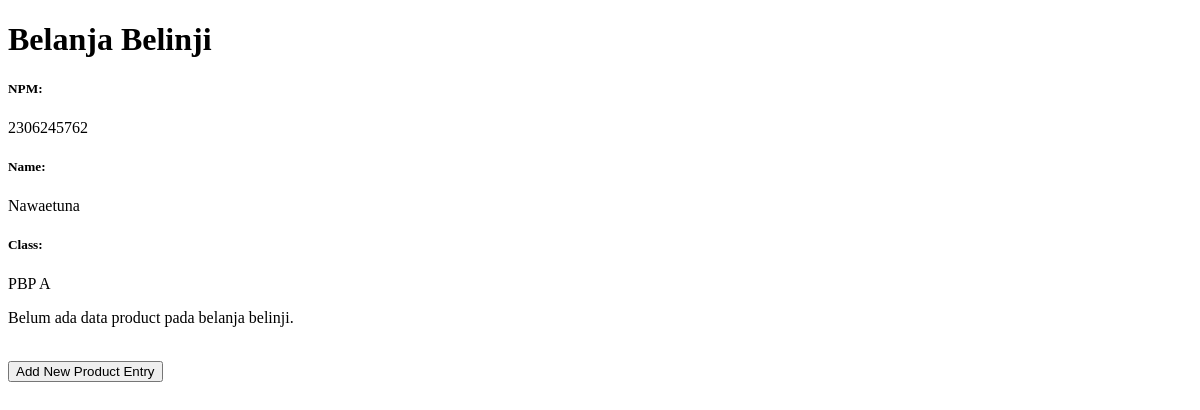
Before: / with the older database file.
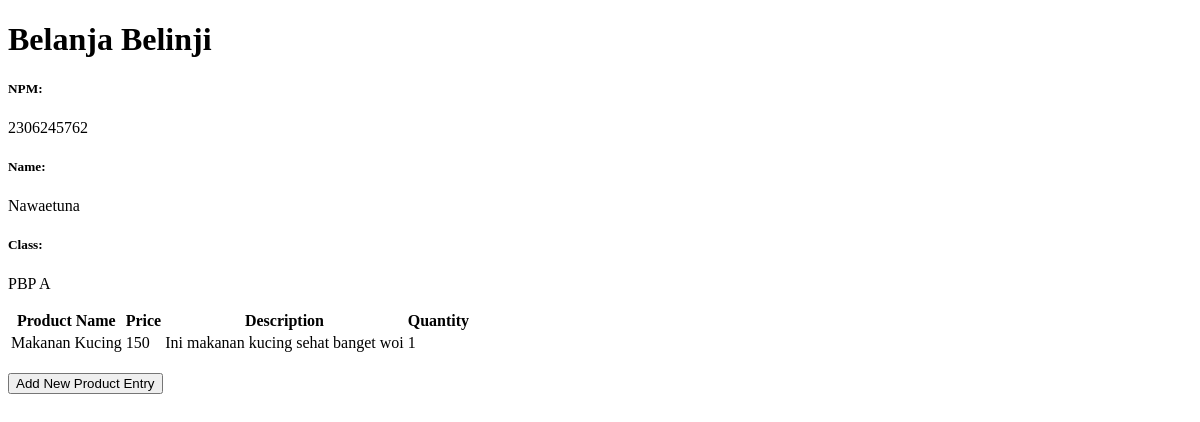
After: the same page with the newer database file.
### main/models.py (models this page shows, shortened)
class ProductEntry(models.Model):
    id= models.UUIDField(primary_key=True, default=uuid.uuid4, editable=False)
    name = models.CharField(max_length=255)
    price = models.IntegerField()
    description = models.TextField()
    quantity = models.IntegerField(default=0)

### main/views.py (the view)
# urls.py: path('', show_main, name='show_main'),
def show_main(request):
    product_entries = ProductEntry.objects.all()
    context = {
        'name': 'Nawaetuna',
        'class': 'PBP A',
        'npm': '2306245762',
        'product_entries': product_entries
    }
    return render(request, "main.html", context)

### main/templates/main.html (shortened to what this page needs)
{% extends 'base.html' %}
{% block content %}
<h1>Belanja Belinji</h1>
<h5>NPM: </h5>
<p>{{ npm }}<p>
<h5>Name:</h5>
<p>{{ name }}</p>
<h5>Class:</h5>
<p>{{ class }}</p>
{% if not product_entries %}
<p>Belum ada data product pada belanja belinji.</p>
{% else %}
<table>
  <tr>
    <th>Product Name</th>
    <th>Price</th>
    <th>Description</th>
    <th>Quantity</th>
  </tr>
  {% for product_entry in product_entries %}
  <tr>
    <td>{{product_entry.name}}</td>
    <td>{{product_entry.price}}</td>
    <td>{{product_entry.description}}</td>
    <td>{{product_entry.quantity}}</td>
  </tr>
  {% endfor %}
</table>
{% endif %}
<br />
<a href="{% url 'main:create_product_entry' %}">
  <button>Add New Product Entry</button>
</a>
{% endblock content %}

### templates/base.html (shortened to what this page needs)
{% load static %}
<!DOCTYPE html>
<html lang="en">
  <head>
  </head>
  <body>
    {% block content %} {% endblock content %}
  </body>
</html>

Changed rows visible on the page:
added ProductEntry: name "Makanan Kucing", price "150", description "Ini makanan kucing sehat banget woi", quantity "1"
Other visible differences:
text no longer shown: "Belum ada data product pada belanja belinji."
text now shown: "Product Name Price Description Quantity"
